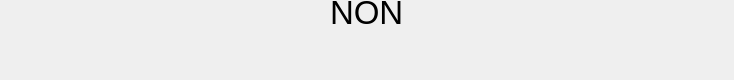
<?xml version="1.0" encoding="UTF-8"?>
<ui version="4.0">
 <class>MagicDefenseProgressBar</class>
 <widget class="QWidget" name="MagicDefenseProgressBar">
  <property name="geometry">
   <rect>
    <x>0</x>
    <y>0</y>
    <width>734</width>
    <height>80</height>
   </rect>
  </property>
  <property name="windowTitle">
   <string>Form</string>
  </property>
  <layout class="QVBoxLayout" name="verticalLayout">
   <property name="spacing">
    <number>0</number>
   </property>
   <property name="leftMargin">
    <number>0</number>
   </property>
   <property name="topMargin">
    <number>0</number>
   </property>
   <property name="rightMargin">
    <number>0</number>
   </property>
   <property name="bottomMargin">
    <number>0</number>
   </property>
   <item alignment="Qt::AlignHCenter">
    <widget class="QLabel" name="Name">
     <property name="minimumSize">
      <size>
       <width>0</width>
       <height>25</height>
      </size>
     </property>
     <property name="maximumSize">
      <size>
       <width>16777215</width>
       <height>25</height>
      </size>
     </property>
     <property name="font">
      <font>
       <pointsize>25</pointsize>
      </font>
     </property>
     <property name="text">
      <string>NON</string>
     </property>
    </widget>
   </item>
   <item alignment="Qt::AlignBottom">
    <widget class="ProgressBar_2" name="progressBar" native="true">
     <property name="minimumSize">
      <size>
       <width>734</width>
       <height>50</height>
      </size>
     </property>
     <property name="maximumSize">
      <size>
       <width>734</width>
       <height>50</height>
      </size>
     </property>
     <property name="styleSheet">
      <string notr="true"/>
     </property>
    </widget>
   </item>
  </layout>
 </widget>
 <customwidgets>
  <customwidget>
   <class>ProgressBar_2</class>
   <extends>QWidget</extends>
   <header location="global">CustomWidgets/ProgressBar_2/progressbar_2.h</header>
   <container>1</container>
  </customwidget>
 </customwidgets>
 <resources/>
 <connections/>
</ui>
